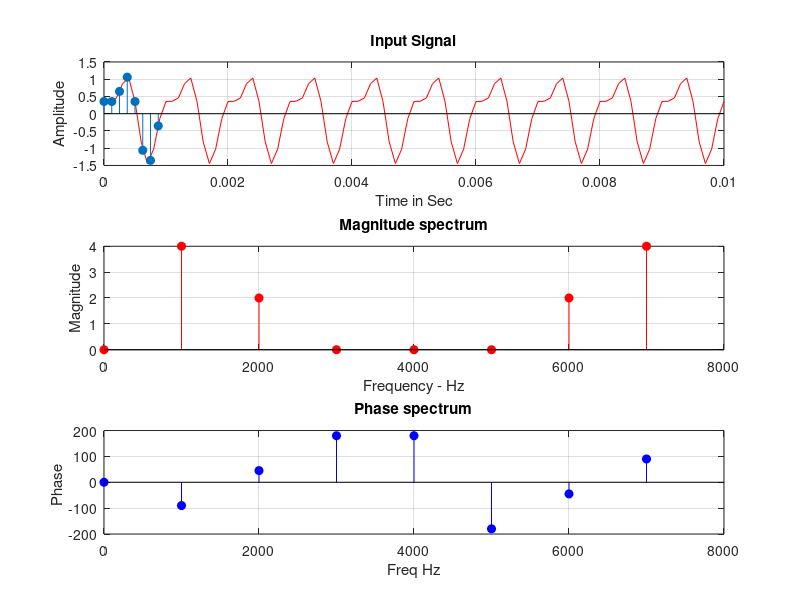

This figure's MATLAB source:
clear all;
close all;
clc;

Ts = 0.001;
Tp = 1;
t = 0:0.0001:10e-3;
dc = 0.5;
xt = sin(2 * pi * 1000 * t) + dc * sin(2 * pi * 2000 * t + (3 * pi / 4));
N = 8;
% N = 1000; 
% For N = 1000;
% Elapsed time is 0.229460 seconds.
% Elapsed time is 0.002041 seconds.
n = 0 : N-1;
Fs = 8000;
Ts = 1 / Fs;
xn = sin(2 * pi * 1000 * n * Ts) + dc * sin(2 * pi * 2000 * n * Ts + (3 * pi/4));
t1 = n.*Ts;
subplot(3,1,1);
plot(t,xt,"r");
hold on;
stem(t1,xn,"filled");
xlabel("Time in Sec");
ylabel("Amplitude");
title("Input Signal");
grid;
tic
xk = zeros(1,N);
for k = 0:N-1
    for n = 0:N-1
        xk(k+1) = xk(k+1) + xn(n+1) * exp(-j * 2 * pi * k * n/N);
    end
end
ft = xk; 
toc
% Elapsed time is 0.003998 seconds. for DFTElapsed time is 0.003998 seconds.
%  Only this line has changed from lab8 in lab9
tic
ft = fft(xn); 
toc
% Elapsed time is 0.000847 seconds. For fft
magnitude = abs(ft);
k = 0:N-1;
Df = Fs/N;
Fk = k*Df;
subplot(3,1,2);
stem(Fk,magnitude,"filled","r");
xlabel("Frequency - Hz");
ylabel("Magnitude");
xlim([0 Fs]);
title("Magnitude spectrum");
grid;


phase = angle(round(ft));
phase = (phase.*180)/pi;
subplot(3,1,3);
stem(Fk,phase,"filled","b");
xlabel("Freq Hz");
ylabel("Phase ");
xlim([0 Fs]);
title("Phase spectrum");
grid;
pause